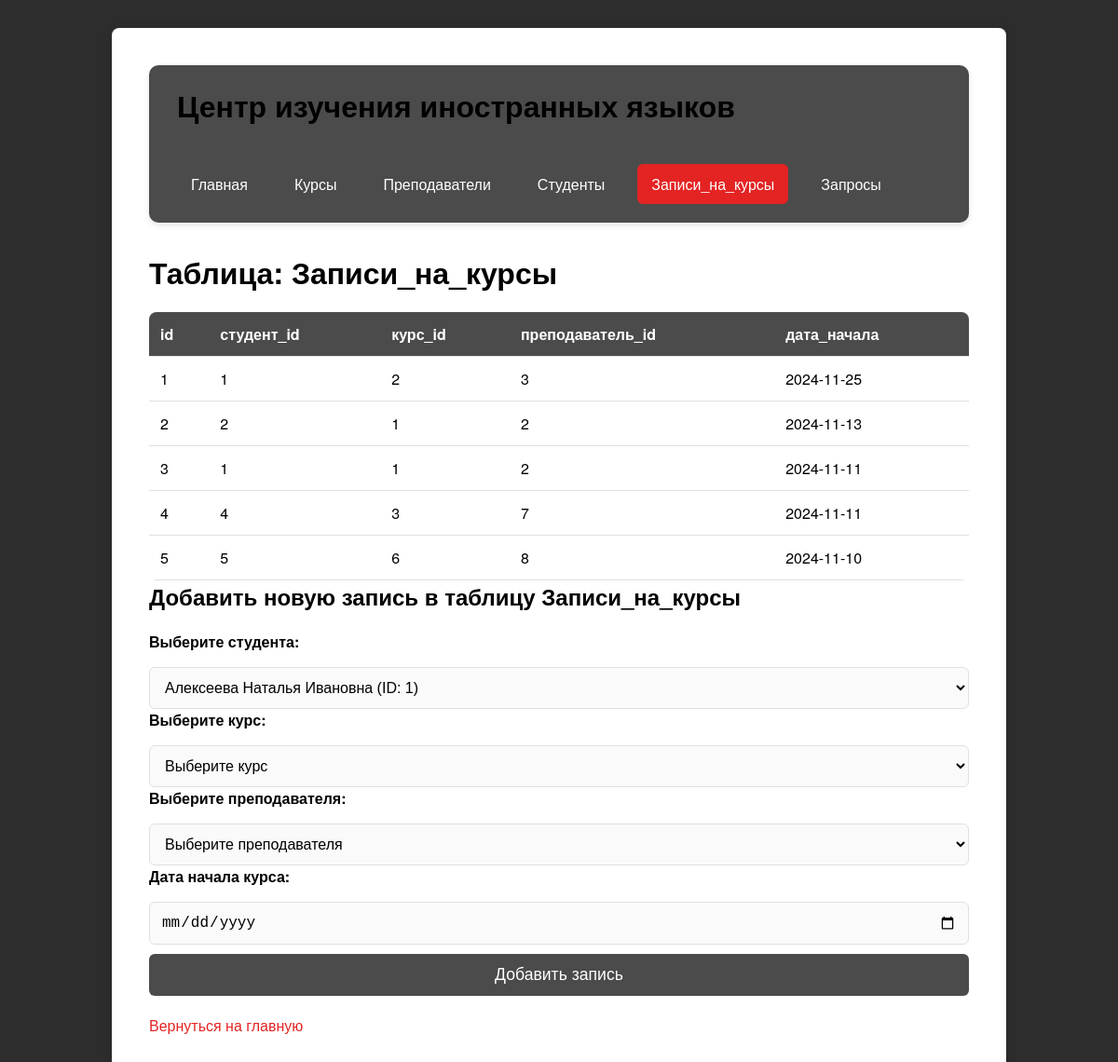
Screenshot of /?action=view&table=Записи_на_курсы with the database file from the repository.
### tables this page shows
CREATE TABLE Записи_на_курсы (
        id INTEGER PRIMARY KEY AUTOINCREMENT,
        студент_id INTEGER NOT NULL,
        курс_id INTEGER NOT NULL,
        преподаватель_id INTEGER NOT NULL,
        дата_начала TEXT NOT NULL,
        FOREIGN KEY(студент_id) REFERENCES Студенты(id),
        FOREIGN KEY(курс_id) REFERENCES Курсы(id),
        FOREIGN KEY(преподаватель_id) REFERENCES Преподаватели(id)
    );

### index.php (the view, shortened to what this page needs)
<?php
require_once 'functions.php';
$db = require 'db.php';
$action = $_GET['action'] ?? 'home';
$table = $_GET['table'] ?? '';
$validTables = ['Курсы', 'Преподаватели', 'Студенты', 'Записи_на_курсы'];
?>
<!DOCTYPE html>
<html lang="ru">
<head>
    <link rel="stylesheet" href="style.css">
</head>
<body>
<div class="container">
    <header>
        <h1>Центр изучения иностранных языков</h1>
        <nav><ul>
                <li><a href="?action=home" <?php if ($action === 'home') echo 'class="active"'; ?>>Главная</a></li>
                <?php foreach ($validTables as $validTable): ?>
                    <li><a href="?action=view&table=<?php echo $validTable; ?>" <?php if ($action === 'view' && $table === $validTable) echo 'class="active"'; ?>><?php echo $validTable; ?></a></li>
                <?php endforeach; ?>
                <li><a href="?action=queries" <?php if ($action === 'queries') echo 'class="active"'; ?>>Запросы</a></li>
            </ul></nav>
    </header>
    <main>
        <?php
        if ($action === 'view' && in_array($table, $validTables)) {
            $records = $db->query("SELECT * FROM $table")->fetchAll(PDO::FETCH_ASSOC);
            echo "<h1>Таблица: $table</h1>";
            renderTable($records);
            echo "<h2>Добавить новую запись в таблицу $table</h2>";
            echo "<form method='post' action='?action=add&table=$table'>";
            if ($table === 'Записи_на_курсы') {
                echo "<label>Выберите студента:</label>";
                echo "<select name='студент_id' required>";
                $students = $db->query("SELECT id, ФИО FROM Студенты")->fetchAll(PDO::FETCH_ASSOC);
                foreach ($students as $student) {
                    echo "<option value='{$student['id']}'>{$student['ФИО']} (ID: {$student['id']})</option>";
                }
                echo "</select>";
                echo "<label>Выберите курс:</label>";
                echo "<select id='курс_id' name='курс_id' required>";
                echo "<option value=''>Выберите курс</option>";
                echo "</select>";
                echo "<label>Выберите преподавателя:</label>";
                echo "<select id='преподаватель_id' name='преподаватель_id' required>";
                echo "<option value=''>Выберите преподавателя</option>";
                echo "</select>";
                echo "<label>Дата начала курса:</label>";
                echo "<input type='date' name='дата_начала' required>";
            }
            echo "<input type='submit' value='Добавить запись'>";
            echo "</form>";
            echo "<a href='?'>Вернуться на главную</a>";
        } elseif ($action === 'queries') {
            include('queries.php');
        } else {
            echo "<h2>Добро пожаловать!</h2>";
            echo "<p>Выберите таблицу для просмотра или редактирования данных, или перейдите к разделу запросов.</p>";
        }
        ?>
    </main>
</div>
</body>
</html>

### functions.php (shortened to what this page needs)
<?php
function renderTable($records) {
    echo "<table>";
    if (!empty($records)) {
        echo "<tr>";
        foreach (array_keys($records[0]) as $col) {
            echo "<th>$col</th>";
        }
        echo "</tr>";
        foreach ($records as $row) {
            echo "<tr>";
            foreach ($row as $col) {
                echo "<td>$col</td>";
            }
            echo "</tr>";
        }
    } else {
        echo "<tr><td colspan='100%'>Нет данных для отображения</td></tr>";
    }
    echo "</table>";
}
?>

### style.css (style rules this page uses)
:root { --primary: #4b4b4b; --secondary: #8e8e8e; --background: #2d2d2d; --text: #000000; --white: #ffffff; --border: #e0e0e0; --button-hover: #485049; --error: #f44336; --success: #4CAF50; --link: #e42323; --link-hover: #e42323; }
*, *::before, *::after { margin: 0; padding: 0; box-sizing: border-box; }
body { font-family: 'Helvetica Neue', sans-serif; background-color: var(--background); color: var(--text); }
.container { max-width: 960px; margin: 30px auto; background: var(--white); padding: 40px; border-radius: 8px; box-shadow: 0 2px 12px rgba(0, 0, 0, 0.1); }
header { background-color: var(--primary); color: var(--white); padding: 20px 30px; margin-bottom: 30px; border-radius: 10px; box-shadow: 0 3px 6px rgba(0, 0, 0, 0.1); display: flex; flex-direction: column; align-items: flex-start; }
header h1 { font-size: 2rem; font-weight: 700; }
nav ul { list-style: none; padding: 0; margin-top: 20px; display: flex; gap: 20px; flex-wrap: wrap; }
nav a { text-decoration: none; color: var(--white); font-weight: 500; padding: 10px 15px; border-radius: 6px; transition: background-color 0.3s, color 0.3s; }
nav a:hover, nav a.active { background-color: var(--link-hover); color: var(--white); }
h1, h2, h3 { color: var(--text); }
table { width: 100%; border-collapse: collapse; margin-top: 20px; border-radius: 8px; overflow: hidden; }
th, td { padding: 12px; text-align: left; border-bottom: 1px solid var(--border); }
th { background-color: var(--primary); color: var(--white); font-weight: bold; }
td { background-color: var(--white); color: var(--text); }
input[type="text"], input[type="submit"], input[type="date"], select, input[type="number"], input[type="tel"] { width: 100%; padding: 12px; margin-top: 10px; border: 1px solid var(--border); border-radius: 6px; background-color: #fafafa; font-size: 1rem; color: var(--text); }
input[type="submit"] { background-color: var(--primary); color: var(--white); cursor: pointer; border: none; padding: 12px 20px; font-size: 1.1rem; font-weight: 500; border-radius: 6px; transition: background-color 0.3s, transform 0.2s; }
a { display: inline-block; margin-top: 20px; text-decoration: none; color: var(--link); font-weight: 500; }
select option { padding: 12px; font-size: 1rem; }
form label { display: block; margin-bottom: 6px; font-weight: 600; font-size: 1rem; color: var(--text); }
form { margin-top: 20px; }
input[type="date"] { width: 100%; padding: 12px; margin-top: 10px; border-radius: 6px; border: 1px solid var(--border); background-color: #fafafa; font-size: 1rem; }

### rows the page displays
записи_на_курсы: col "1", курс "2", преподаватель "3", дата_начала "2024-11-25"
записи_на_курсы: col "2", курс "1", дата_начала "2024-11-13"
записи_на_курсы: id "3", col "1", преподаватель "2", дата_начала "2024-11-11"
записи_на_курсы: col "4", курс "3", преподаватель "7", дата_начала "2024-11-11"
записи_на_курсы: col "5", курс "6", преподаватель "8", дата_начала "2024-11-10"

### other values shown
$validTable "Курсы"
$validTable "Преподаватели"
$validTable "Студенты"
$validTable "Записи_на_курсы"
$table "Записи_на_курсы"
$col "id"
$col "студент_id"
$col "курс_id"
$col "преподаватель_id"
$col "дата_начала"
form field value "Алексеева Наталья Ивановна (ID: 1)"
